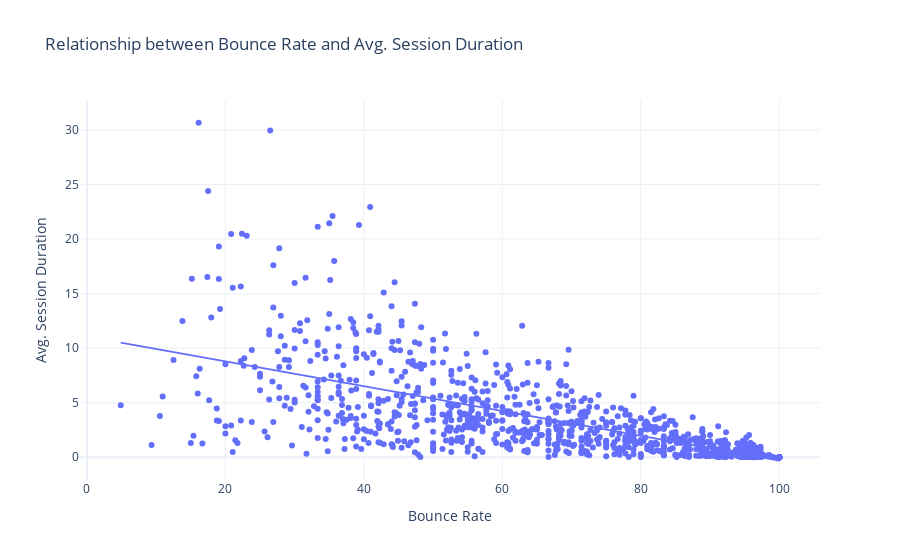

Here is the notebook cell this chart was saved with:
### Markdown cell above
- Now let's have a look at the relationship between the average session duration and the bounce rates

### Code cell
# Create a scatter plot to analyze the relationship between bounce rate and avg session
scatter_fig = px.scatter(data, x='Bounce Rate', y='Avg. Session Duration', title='Relationship between Bounce Rate and Avg. Session Duration', trendline='ols')

scatter_fig.update_layout(xaxis=dict(title='Bounce Rate'), yaxis=dict(title='Avg. Session Duration'))

scatter_fig.show()

pio.write_image(scatter_fig, './images/image4.png')

### Figure 1 — Plotly figure (JSON) as saved in the notebook; plotly's stock layout.template omitted (floating-point values rounded to 4 significant figures; data arrays with more than 128 entries replaced by an {"elided": "..."} marker saying what was removed)
{"data": [{"hovertemplate": "Bounce Rate=%{x}<br>Avg. Session Duration=%{y}<extra></extra>", "legendgroup": "", "marker": {"color": "#636efa", "symbol": "circle"}, "mode": "markers", "name": "", "orientation": "v", "showlegend": false, "type": "scatter", "x": {"elided": "999 float values"}, "xaxis": "x", "y": {"elided": "999 float values"}, "yaxis": "y"}, {"hovertemplate": "<b>OLS trendline</b><br>Avg. Session Duration = -0.1137 * Bounce Rate + 11.062<br>R<sup>2</sup>=0.418783<br><br>Bounce Rate=%{x}<br>Avg. Session Duration=%{y} <b>(trend)</b><extra></extra>", "legendgroup": "", "marker": {"color": "#636efa", "symbol": "circle"}, "mode": "lines", "name": "", "showlegend": false, "type": "scatter", "x": {"elided": "999 float values"}, "xaxis": "x", "y": {"elided": "999 float values"}, "yaxis": "y"}], "layout": {"legend": {"tracegroupgap": 0}, "title": {"text": "Relationship between Bounce Rate and Avg. Session Duration"}, "xaxis": {"anchor": "y", "domain": [0, 1], "title": {"text": "Bounce Rate"}}, "yaxis": {"anchor": "x", "domain": [0, 1], "title": {"text": "Avg. Session Duration"}}}}
